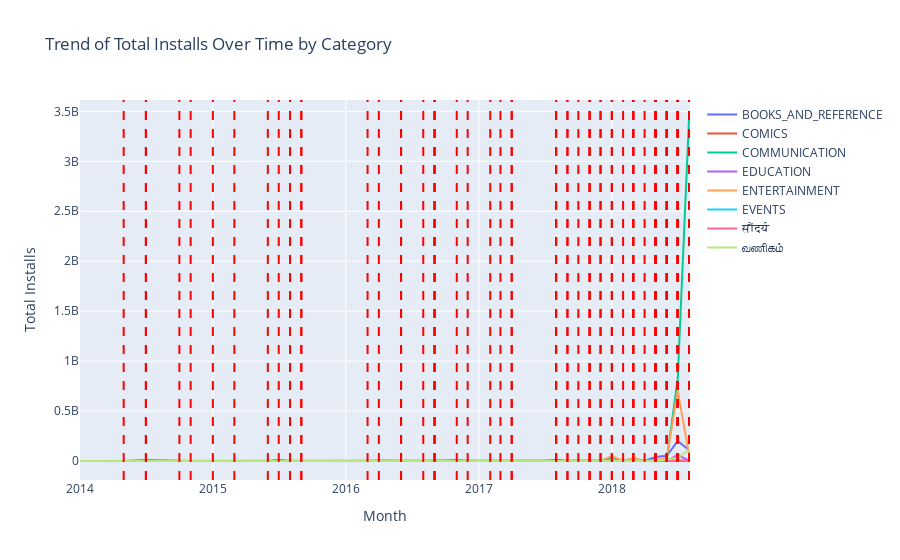

Notebook code cell kept with this figure:
### Code cell
import pandas as pd
import plotly.graph_objects as go
from datetime import datetime
import pytz

# -----------------------------
# Load Dataset
# -----------------------------
apps_df = pd.read_csv("googleplaystore.csv")

# -----------------------------
# Data Cleaning
# -----------------------------

# Clean Installs
apps_df['Installs'] = apps_df['Installs'].str.replace('[+,]', '', regex=True)
apps_df['Installs'] = pd.to_numeric(apps_df['Installs'], errors='coerce')

# Clean Reviews
apps_df['Reviews'] = pd.to_numeric(apps_df['Reviews'], errors='coerce')

# Convert Last Updated to datetime
apps_df['Last Updated'] = pd.to_datetime(apps_df['Last Updated'], errors='coerce')

# Remove important null values
apps_df = apps_df.dropna(subset=['Category', 'Installs', 'Last Updated'])

# -----------------------------
# Apply Filters (FIX: Added .copy())
# -----------------------------

filtered_df = apps_df[
    (apps_df['Reviews'] > 500) &
    (apps_df['Category'].str.startswith(('E', 'C', 'B'), na=False)) &
    (~apps_df['App'].str.startswith(('X', 'Y', 'Z'), na=False)) &
    (~apps_df['App'].str.contains('S', case=False, na=False))
].copy()

# -----------------------------
# Create Monthly Aggregation (FIX: Use .loc)
# -----------------------------

filtered_df.loc[:, 'Month'] = filtered_df['Last Updated'].dt.to_period('M')

monthly_data = (
    filtered_df.groupby(['Month', 'Category'])['Installs']
    .sum()
    .reset_index()
)

monthly_data['Month'] = monthly_data['Month'].astype(str)

# -----------------------------
# Translate Category Names
# -----------------------------

translation_map = {
    "BEAUTY": "सौंदर्य",        # Hindi
    "BUSINESS": "வணிகம்",       # Tamil
    "DATING": "Partnersuche"    # German
}

monthly_data.loc[:, 'Category'] = monthly_data['Category'].replace(translation_map)

# -----------------------------
# Pivot for Time Series
# -----------------------------

pivot_df = monthly_data.pivot(
    index='Month',
    columns='Category',
    values='Installs'
).fillna(0)

# Sort months correctly
pivot_df = pivot_df.sort_index()

# -----------------------------
# Calculate Month-over-Month Growth
# -----------------------------

growth_df = pivot_df.pct_change()

# -----------------------------
# Time Restriction (6PM–9PM IST)
# -----------------------------

ist = pytz.timezone('Asia/Kolkata')
current_time = datetime.now(ist)
current_hour = current_time.hour

if 18 <= current_hour < 21:

    fig = go.Figure()

    for category in pivot_df.columns:

        # Add line trace
        fig.add_trace(go.Scatter(
            x=pivot_df.index,
            y=pivot_df[category],
            mode='lines',
            name=category
        ))

        # Highlight only months where growth > 20%
        significant_months = growth_df.index[growth_df[category] > 0.20]

        for month in significant_months:
            fig.add_vline(
                x=month,
                line_width=2,
                line_dash="dash",
                line_color="red"
            )

    fig.update_layout(
        title="Trend of Total Installs Over Time by Category",
        xaxis_title="Month",
        yaxis_title="Total Installs",
        hovermode="x unified"
    )

    fig.show()

else:
    print("⛔ This Time Series Chart is available only between 6 PM and 9 PM IST.")

### Figure 1 — Plotly figure (JSON) as saved in the notebook; plotly's stock layout.template omitted (floating-point values rounded to 4 significant figures)
{"data": [{"mode": "lines", "name": "BOOKS_AND_REFERENCE", "type": "scatter", "x": ["2014-01", "2014-03", "2014-05", "2014-07", "2014-10", "2014-11", "2015-01", "2015-03", "2015-06", "2015-07", "2015-08", "2015-09", "2016-02", "2016-03", "2016-04", "2016-06", "2016-07", "2016-08", "2016-09", "2016-11", "2016-12", "2017-02", "2017-03", "2017-04", "2017-05", "2017-07", "2017-08", "2017-09", "2017-10", "2017-11", "2017-12", "2018-01", "2018-02", "2018-03", "2018-04", "2018-05", "2018-06", "2018-07", "2018-08"], "y": [0.0, 0.0, 0.0, 0.0, 500000.0, 5000000.0, 0.0, 0.0, 0.0, 10000000.0, 0.0, 0.0, 0.0, 0.0, 0.0, 60000.0, 0.0, 100000.0, 0.0, 0.0, 0.0, 100000.0, 0.0, 1000000.0, 100000.0, 100000.0, 10010000.0, 0.0, 0.0, 2000000.0, 0.0, 0.0, 0.0, 0.0, 1050000.0, 40600000.0, 52100000.0, 201600000.0, 110000000.0]}, {"mode": "lines", "name": "COMICS", "type": "scatter", "x": ["2014-01", "2014-03", "2014-05", "2014-07", "2014-10", "2014-11", "2015-01", "2015-03", "2015-06", "2015-07", "2015-08", "2015-09", "2016-02", "2016-03", "2016-04", "2016-06", "2016-07", "2016-08", "2016-09", "2016-11", "2016-12", "2017-02", "2017-03", "2017-04", "2017-05", "2017-07", "2017-08", "2017-09", "2017-10", "2017-11", "2017-12", "2018-01", "2018-02", "2018-03", "2018-04", "2018-05", "2018-06", "2018-07", "2018-08"], "y": [0.0, 0.0, 0.0, 0.0, 0.0, 0.0, 0.0, 0.0, 0.0, 0.0, 0.0, 0.0, 0.0, 0.0, 0.0, 0.0, 0.0, 0.0, 0.0, 0.0, 0.0, 0.0, 100000.0, 0.0, 0.0, 0.0, 0.0, 0.0, 0.0, 0.0, 0.0, 0.0, 0.0, 0.0, 0.0, 200000.0, 0.0, 6000000.0, 5050000.0]}, {"mode": "lines", "name": "COMMUNICATION", "type": "scatter", "x": ["2014-01", "2014-03", "2014-05", "2014-07", "2014-10", "2014-11", "2015-01", "2015-03", "2015-06", "2015-07", "2015-08", "2015-09", "2016-02", "2016-03", "2016-04", "2016-06", "2016-07", "2016-08", "2016-09", "2016-11", "2016-12", "2017-02", "2017-03", "2017-04", "2017-05", "2017-07", "2017-08", "2017-09", "2017-10", "2017-11", "2017-12", "2018-01", "2018-02", "2018-03", "2018-04", "2018-05", "2018-06", "2018-07", "2018-08"], "y": [100000.0, 100000.0, 0.0, 10000000.0, 0.0, 0.0, 0.0, 1000000.0, 0.0, 0.0, 2000000.0, 0.0, 0.0, 0.0, 0.0, 1000000.0, 110000.0, 0.0, 1000000.0, 11000000.0, 0.0, 0.0, 0.0, 100000.0, 0.0, 0.0, 0.0, 50000.0, 0.0, 5000000.0, 0.0, 36000000.0, 0.0, 10100000.0, 1000000.0, 5000000.0, 11100000.0, 826700000.0, 3424000000.0]}, {"mode": "lines", "name": "EDUCATION", "type": "scatter", "x": ["2014-01", "2014-03", "2014-05", "2014-07", "2014-10", "2014-11", "2015-01", "2015-03", "2015-06", "2015-07", "2015-08", "2015-09", "2016-02", "2016-03", "2016-04", "2016-06", "2016-07", "2016-08", "2016-09", "2016-11", "2016-12", "2017-02", "2017-03", "2017-04", "2017-05", "2017-07", "2017-08", "2017-09", "2017-10", "2017-11", "2017-12", "2018-01", "2018-02", "2018-03", "2018-04", "2018-05", "2018-06", "2018-07", "2018-08"], "y": [0.0, 0.0, 0.0, 10000.0, 0.0, 0.0, 100000.0, 0.0, 1000000.0, 0.0, 1000000.0, 0.0, 0.0, 0.0, 0.0, 0.0, 0.0, 0.0, 1000000.0, 0.0, 100000.0, 0.0, 0.0, 0.0, 0.0, 0.0, 1000000.0, 0.0, 1000000.0, 0.0, 3000000.0, 0.0, 0.0, 0.0, 0.0, 2100000.0, 0.0, 60600000.0, 3000000.0]}, {"mode": "lines", "name": "ENTERTAINMENT", "type": "scatter", "x": ["2014-01", "2014-03", "2014-05", "2014-07", "2014-10", "2014-11", "2015-01", "2015-03", "2015-06", "2015-07", "2015-08", "2015-09", "2016-02", "2016-03", "2016-04", "2016-06", "2016-07", "2016-08", "2016-09", "2016-11", "2016-12", "2017-02", "2017-03", "2017-04", "2017-05", "2017-07", "2017-08", "2017-09", "2017-10", "2017-11", "2017-12", "2018-01", "2018-02", "2018-03", "2018-04", "2018-05", "2018-06", "2018-07", "2018-08"], "y": [0.0, 0.0, 0.0, 0.0, 0.0, 0.0, 0.0, 0.0, 0.0, 0.0, 0.0, 1000000.0, 0.0, 0.0, 10000000.0, 0.0, 0.0, 0.0, 10000000.0, 0.0, 0.0, 0.0, 0.0, 0.0, 0.0, 0.0, 0.0, 0.0, 0.0, 0.0, 0.0, 50000000.0, 0.0, 30000000.0, 0.0, 7000000.0, 31100000.0, 705300000.0, 67200000.0]}, {"mode": "lines", "name": "EVENTS", "type": "scatter", "x": ["2014-01", "2014-03", "2014-05", "2014-07", "2014-10", "2014-11", "2015-01", "2015-03", "2015-06", "2015-07", "2015-08", "2015-09", "2016-02", "2016-03", "2016-04", "2016-06", "2016-07", "2016-08", "2016-09", "2016-11", "2016-12", "2017-02", "2017-03", "2017-04", "2017-05", "2017-07", "2017-08", "2017-09", "2017-10", "2017-11", "2017-12", "2018-01", "2018-02", "2018-03", "2018-04", "2018-05", "2018-06", "2018-07", "2018-08"], "y": [0.0, 0.0, 0.0, 0.0, 0.0, 0.0, 0.0, 0.0, 0.0, 0.0, 0.0, 0.0, 0.0, 0.0, 0.0, 0.0, 0.0, 0.0, 0.0, 0.0, 0.0, 0.0, 0.0, 0.0, 0.0, 0.0, 0.0, 0.0, 0.0, 0.0, 0.0, 0.0, 0.0, 0.0, 0.0, 10000.0, 500000.0, 1100000.0, 0.0]}, {"mode": "lines", "name": "सौंदर्य", "type": "scatter", "x": ["2014-01", "2014-03", "2014-05", "2014-07", "2014-10", "2014-11", "2015-01", "2015-03", "2015-06", "2015-07", "2015-08", "2015-09", "2016-02", "2016-03", "2016-04", "2016-06", "2016-07", "2016-08", "2016-09", "2016-11", "2016-12", "2017-02", "2017-03", "2017-04", "2017-05", "2017-07", "2017-08", "2017-09", "2017-10", "2017-11", "2017-12", "2018-01", "2018-02", "2018-03", "2018-04", "2018-05", "2018-06", "2018-07", "2018-08"], "y": [0.0, 0.0, 0.0, 0.0, 0.0, 0.0, 0.0, 0.0, 0.0, 0.0, 0.0, 0.0, 0.0, 0.0, 0.0, 0.0, 0.0, 0.0, 0.0, 0.0, 0.0, 0.0, 0.0, 0.0, 0.0, 0.0, 0.0, 0.0, 0.0, 0.0, 0.0, 0.0, 0.0, 5000.0, 0.0, 0.0, 1000000.0, 1000000.0, 100000.0]}, {"mode": "lines", "name": "வணிகம்", "type": "scatter", "x": ["2014-01", "2014-03", "2014-05", "2014-07", "2014-10", "2014-11", "2015-01", "2015-03", "2015-06", "2015-07", "2015-08", "2015-09", "2016-02", "2016-03", "2016-04", "2016-06", "2016-07", "2016-08", "2016-09", "2016-11", "2016-12", "2017-02", "2017-03", "2017-04", "2017-05", "2017-07", "2017-08", "2017-09", "2017-10", "2017-11", "2017-12", "2018-01", "2018-02", "2018-03", "2018-04", "2018-05", "2018-06", "2018-07", "2018-08"], "y": [0.0, 0.0, 100000.0, 0.0, 0.0, 0.0, 0.0, 0.0, 0.0, 0.0, 0.0, 100000.0, 10000.0, 1000000.0, 0.0, 0.0, 0.0, 0.0, 0.0, 0.0, 0.0, 0.0, 0.0, 0.0, 0.0, 0.0, 0.0, 1000000.0, 0.0, 500000.0, 1001000.0, 0.0, 1000000.0, 0.0, 0.0, 100000.0, 15200000.0, 32100000.0, 115200000.0]}], "layout": {"hovermode": "x unified", "shapes": [{"line": {"color": "red", "dash": "dash", "width": 2}, "type": "line", "x0": "2014-10", "x1": "2014-10", "xref": "x", "y0": 0, "y1": 1, "yref": "y domain"}, {"line": {"color": "red", "dash": "dash", "width": 2}, "type": "line", "x0": "2014-11", "x1": "2014-11", "xref": "x", "y0": 0, "y1": 1, "yref": "y domain"}, {"line": {"color": "red", "dash": "dash", "width": 2}, "type": "line", "x0": "2015-07", "x1": "2015-07", "xref": "x", "y0": 0, "y1": 1, "yref": "y domain"}, {"line": {"color": "red", "dash": "dash", "width": 2}, "type": "line", "x0": "2016-06", "x1": "2016-06", "xref": "x", "y0": 0, "y1": 1, "yref": "y domain"}, {"line": {"color": "red", "dash": "dash", "width": 2}, "type": "line", "x0": "2016-08", "x1": "2016-08", "xref": "x", "y0": 0, "y1": 1, "yref": "y domain"}, {"line": {"color": "red", "dash": "dash", "width": 2}, "type": "line", "x0": "2017-02", "x1": "2017-02", "xref": "x", "y0": 0, "y1": 1, "yref": "y domain"}, {"line": {"color": "red", "dash": "dash", "width": 2}, "type": "line", "x0": "2017-04", "x1": "2017-04", "xref": "x", "y0": 0, "y1": 1, "yref": "y domain"}, {"line": {"color": "red", "dash": "dash", "width": 2}, "type": "line", "x0": "2017-08", "x1": "2017-08", "xref": "x", "y0": 0, "y1": 1, "yref": "y domain"}, {"line": {"color": "red", "dash": "dash", "width": 2}, "type": "line", "x0": "2017-11", "x1": "2017-11", "xref": "x", "y0": 0, "y1": 1, "yref": "y domain"}, {"line": {"color": "red", "dash": "dash", "width": 2}, "type": "line", "x0": "2018-04", "x1": "2018-04", "xref": "x", "y0": 0, "y1": 1, "yref": "y domain"}, {"line": {"color": "red", "dash": "dash", "width": 2}, "type": "line", "x0": "2018-05", "x1": "2018-05", "xref": "x", "y0": 0, "y1": 1, "yref": "y domain"}, {"line": {"color": "red", "dash": "dash", "width": 2}, "type": "line", "x0": "2018-06", "x1": "2018-06", "xref": "x", "y0": 0, "y1": 1, "yref": "y domain"}, {"line": {"color": "red", "dash": "dash", "width": 2}, "type": "line", "x0": "2018-07", "x1": "2018-07", "xref": "x", "y0": 0, "y1": 1, "yref": "y domain"}, {"line": {"color": "red", "dash": "dash", "width": 2}, "type": "line", "x0": "2017-03", "x1": "2017-03", "xref": "x", "y0": 0, "y1": 1, "yref": "y domain"}, {"line": {"color": "red", "dash": "dash", "width": 2}, "type": "line", "x0": "2018-05", "x1": "2018-05", "xref": "x", "y0": 0, "y1": 1, "yref": "y domain"}, {"line": {"color": "red", "dash": "dash", "width": 2}, "type": "line", "x0": "2018-07", "x1": "2018-07", "xref": "x", "y0": 0, "y1": 1, "yref": "y domain"}, {"line": {"color": "red", "dash": "dash", "width": 2}, "type": "line", "x0": "2014-07", "x1": "2014-07", "xref": "x", "y0": 0, "y1": 1, "yref": "y domain"}, {"line": {"color": "red", "dash": "dash", "width": 2}, "type": "line", "x0": "2015-03", "x1": "2015-03", "xref": "x", "y0": 0, "y1": 1, "yref": "y domain"}, {"line": {"color": "red", "dash": "dash", "width": 2}, "type": "line", "x0": "2015-08", "x1": "2015-08", "xref": "x", "y0": 0, "y1": 1, "yref": "y domain"}, {"line": {"color": "red", "dash": "dash", "width": 2}, "type": "line", "x0": "2016-06", "x1": "2016-06", "xref": "x", "y0": 0, "y1": 1, "yref": "y domain"}, {"line": {"color": "red", "dash": "dash", "width": 2}, "type": "line", "x0": "2016-09", "x1": "2016-09", "xref": "x", "y0": 0, "y1": 1, "yref": "y domain"}, {"line": {"color": "red", "dash": "dash", "width": 2}, "type": "line", "x0": "2016-11", "x1": "2016-11", "xref": "x", "y0": 0, "y1": 1, "yref": "y domain"}, {"line": {"color": "red", "dash": "dash", "width": 2}, "type": "line", "x0": "2017-04", "x1": "2017-04", "xref": "x", "y0": 0, "y1": 1, "yref": "y domain"}, {"line": {"color": "red", "dash": "dash", "width": 2}, "type": "line", "x0": "2017-09", "x1": "2017-09", "xref": "x", "y0": 0, "y1": 1, "yref": "y domain"}, {"line": {"color": "red", "dash": "dash", "width": 2}, "type": "line", "x0": "2017-11", "x1": "2017-11", "xref": "x", "y0": 0, "y1": 1, "yref": "y domain"}, {"line": {"color": "red", "dash": "dash", "width": 2}, "type": "line", "x0": "2018-01", "x1": "2018-01", "xref": "x", "y0": 0, "y1": 1, "yref": "y domain"}, {"line": {"color": "red", "dash": "dash", "width": 2}, "type": "line", "x0": "2018-03", "x1": "2018-03", "xref": "x", "y0": 0, "y1": 1, "yref": "y domain"}, {"line": {"color": "red", "dash": "dash", "width": 2}, "type": "line", "x0": "2018-05", "x1": "2018-05", "xref": "x", "y0": 0, "y1": 1, "yref": "y domain"}, {"line": {"color": "red", "dash": "dash", "width": 2}, "type": "line", "x0": "2018-06", "x1": "2018-06", "xref": "x", "y0": 0, "y1": 1, "yref": "y domain"}, {"line": {"color": "red", "dash": "dash", "width": 2}, "type": "line", "x0": "2018-07", "x1": "2018-07", "xref": "x", "y0": 0, "y1": 1, "yref": "y domain"}, {"line": {"color": "red", "dash": "dash", "width": 2}, "type": "line", "x0": "2018-08", "x1": "2018-08", "xref": "x", "y0": 0, "y1": 1, "yref": "y domain"}, {"line": {"color": "red", "dash": "dash", "width": 2}, "type": "line", "x0": "2014-07", "x1": "2014-07", "xref": "x", "y0": 0, "y1": 1, "yref": "y domain"}, {"line": {"color": "red", "dash": "dash", "width": 2}, "type": "line", "x0": "2015-01", "x1": "2015-01", "xref": "x", "y0": 0, "y1": 1, "yref": "y domain"}, {"line": {"color": "red", "dash": "dash", "width": 2}, "type": "line", "x0": "2015-06", "x1": "2015-06", "xref": "x", "y0": 0, "y1": 1, "yref": "y domain"}, {"line": {"color": "red", "dash": "dash", "width": 2}, "type": "line", "x0": "2015-08", "x1": "2015-08", "xref": "x", "y0": 0, "y1": 1, "yref": "y domain"}, {"line": {"color": "red", "dash": "dash", "width": 2}, "type": "line", "x0": "2016-09", "x1": "2016-09", "xref": "x", "y0": 0, "y1": 1, "yref": "y domain"}, {"line": {"color": "red", "dash": "dash", "width": 2}, "type": "line", "x0": "2016-12", "x1": "2016-12", "xref": "x", "y0": 0, "y1": 1, "yref": "y domain"}, {"line": {"color": "red", "dash": "dash", "width": 2}, "type": "line", "x0": "2017-08", "x1": "2017-08", "xref": "x", "y0": 0, "y1": 1, "yref": "y domain"}, {"line": {"color": "red", "dash": "dash", "width": 2}, "type": "line", "x0": "2017-10", "x1": "2017-10", "xref": "x", "y0": 0, "y1": 1, "yref": "y domain"}, {"line": {"color": "red", "dash": "dash", "width": 2}, "type": "line", "x0": "2017-12", "x1": "2017-12", "xref": "x", "y0": 0, "y1": 1, "yref": "y domain"}, {"line": {"color": "red", "dash": "dash", "width": 2}, "type": "line", "x0": "2018-05", "x1": "2018-05", "xref": "x", "y0": 0, "y1": 1, "yref": "y domain"}, {"line": {"color": "red", "dash": "dash", "width": 2}, "type": "line", "x0": "2018-07", "x1": "2018-07", "xref": "x", "y0": 0, "y1": 1, "yref": "y domain"}, {"line": {"color": "red", "dash": "dash", "width": 2}, "type": "line", "x0": "2015-09", "x1": "2015-09", "xref": "x", "y0": 0, "y1": 1, "yref": "y domain"}, {"line": {"color": "red", "dash": "dash", "width": 2}, "type": "line", "x0": "2016-04", "x1": "2016-04", "xref": "x", "y0": 0, "y1": 1, "yref": "y domain"}, {"line": {"color": "red", "dash": "dash", "width": 2}, "type": "line", "x0": "2016-09", "x1": "2016-09", "xref": "x", "y0": 0, "y1": 1, "yref": "y domain"}, {"line": {"color": "red", "dash": "dash", "width": 2}, "type": "line", "x0": "2018-01", "x1": "2018-01", "xref": "x", "y0": 0, "y1": 1, "yref": "y domain"}, {"line": {"color": "red", "dash": "dash", "width": 2}, "type": "line", "x0": "2018-03", "x1": "2018-03", "xref": "x", "y0": 0, "y1": 1, "yref": "y domain"}, {"line": {"color": "red", "dash": "dash", "width": 2}, "type": "line", "x0": "2018-05", "x1": "2018-05", "xref": "x", "y0": 0, "y1": 1, "yref": "y domain"}, {"line": {"color": "red", "dash": "dash", "width": 2}, "type": "line", "x0": "2018-06", "x1": "2018-06", "xref": "x", "y0": 0, "y1": 1, "yref": "y domain"}, {"line": {"color": "red", "dash": "dash", "width": 2}, "type": "line", "x0": "2018-07", "x1": "2018-07", "xref": "x", "y0": 0, "y1": 1, "yref": "y domain"}, {"line": {"color": "red", "dash": "dash", "width": 2}, "type": "line", "x0": "2018-05", "x1": "2018-05", "xref": "x", "y0": 0, "y1": 1, "yref": "y domain"}, {"line": {"color": "red", "dash": "dash", "width": 2}, "type": "line", "x0": "2018-06", "x1": "2018-06", "xref": "x", "y0": 0, "y1": 1, "yref": "y domain"}, {"line": {"color": "red", "dash": "dash", "width": 2}, "type": "line", "x0": "2018-07", "x1": "2018-07", "xref": "x", "y0": 0, "y1": 1, "yref": "y domain"}, {"line": {"color": "red", "dash": "dash", "width": 2}, "type": "line", "x0": "2018-03", "x1": "2018-03", "xref": "x", "y0": 0, "y1": 1, "yref": "y domain"}, {"line": {"color": "red", "dash": "dash", "width": 2}, "type": "line", "x0": "2018-06", "x1": "2018-06", "xref": "x", "y0": 0, "y1": 1, "yref": "y domain"}, {"line": {"color": "red", "dash": "dash", "width": 2}, "type": "line", "x0": "2014-05", "x1": "2014-05", "xref": "x", "y0": 0, "y1": 1, "yref": "y domain"}, {"line": {"color": "red", "dash": "dash", "width": 2}, "type": "line", "x0": "2015-09", "x1": "2015-09", "xref": "x", "y0": 0, "y1": 1, "yref": "y domain"}, {"line": {"color": "red", "dash": "dash", "width": 2}, "type": "line", "x0": "2016-03", "x1": "2016-03", "xref": "x", "y0": 0, "y1": 1, "yref": "y domain"}, {"line": {"color": "red", "dash": "dash", "width": 2}, "type": "line", "x0": "2017-09", "x1": "2017-09", "xref": "x", "y0": 0, "y1": 1, "yref": "y domain"}, {"line": {"color": "red", "dash": "dash", "width": 2}, "type": "line", "x0": "2017-11", "x1": "2017-11", "xref": "x", "y0": 0, "y1": 1, "yref": "y domain"}, {"line": {"color": "red", "dash": "dash", "width": 2}, "type": "line", "x0": "2017-12", "x1": "2017-12", "xref": "x", "y0": 0, "y1": 1, "yref": "y domain"}, {"line": {"color": "red", "dash": "dash", "width": 2}, "type": "line", "x0": "2018-02", "x1": "2018-02", "xref": "x", "y0": 0, "y1": 1, "yref": "y domain"}, {"line": {"color": "red", "dash": "dash", "width": 2}, "type": "line", "x0": "2018-05", "x1": "2018-05", "xref": "x", "y0": 0, "y1": 1, "yref": "y domain"}, {"line": {"color": "red", "dash": "dash", "width": 2}, "type": "line", "x0": "2018-06", "x1": "2018-06", "xref": "x", "y0": 0, "y1": 1, "yref": "y domain"}, {"line": {"color": "red", "dash": "dash", "width": 2}, "type": "line", "x0": "2018-07", "x1": "2018-07", "xref": "x", "y0": 0, "y1": 1, "yref": "y domain"}, {"line": {"color": "red", "dash": "dash", "width": 2}, "type": "line", "x0": "2018-08", "x1": "2018-08", "xref": "x", "y0": 0, "y1": 1, "yref": "y domain"}], "title": {"text": "Trend of Total Installs Over Time by Category"}, "xaxis": {"title": {"text": "Month"}}, "yaxis": {"title": {"text": "Total Installs"}}}}
